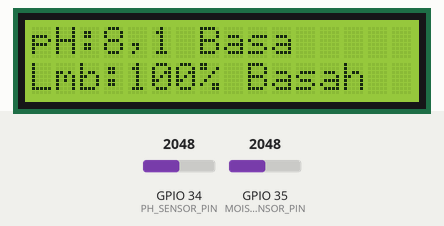
The sketch below on a simulated ESP32. On the bench: 16×2 character LCD. The test bench sets the inputs (shaded band); at power-on: GPIO 34 (PH_SENSOR_PIN) = 2048, GPIO 35 (MOISTURE_SENSOR_PIN) = 2048 (analog values on the 0–4095 scale). WiFi joins after 1.5 s; servers stay silent unless stated; not simulated (calls return 0 or success): secrets.h; what the sketch prints to the serial monitor is not drawn.

Above: at 7.3 s.
7.4 s: GPIO 34 (PH_SENSOR_PIN) set to 2176
At 9.0 s:
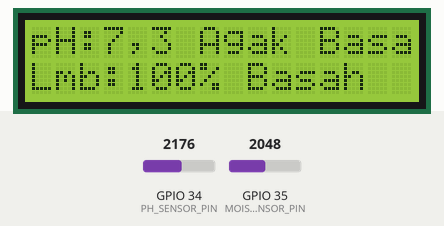
9.7 s: GPIO 35 (MOISTURE_SENSOR_PIN) set to 3469
At 12.4 s:
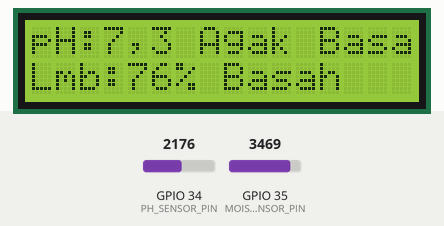
12.7 s: GPIO 35 (MOISTURE_SENSOR_PIN) set to 3551
At 14.7 s:
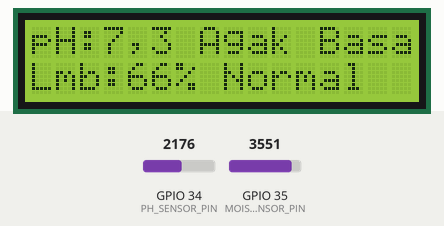
15.7 s: GPIO 34 (PH_SENSOR_PIN) set to 2866
At 18.2 s:
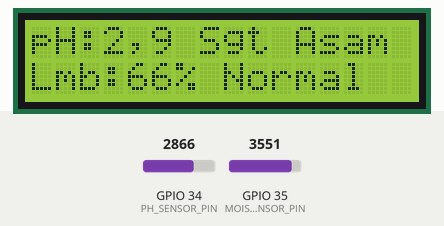
18.7 s: GPIO 35 (MOISTURE_SENSOR_PIN) set to 3812
At 19.4 s:
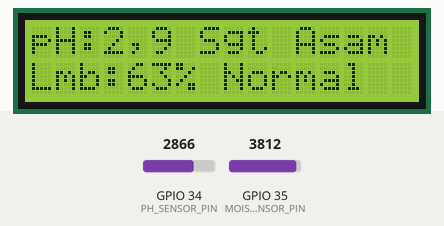
21.7 s: GPIO 35 (MOISTURE_SENSOR_PIN) set to 3885
At 24.0 s:
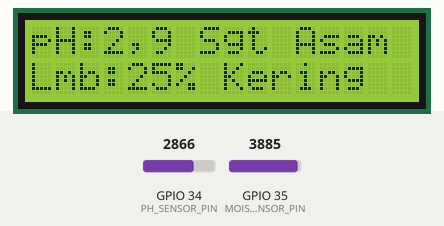
Timing chart, 0 to 25.5 s (numbered marks = the images above; inputs shaded):
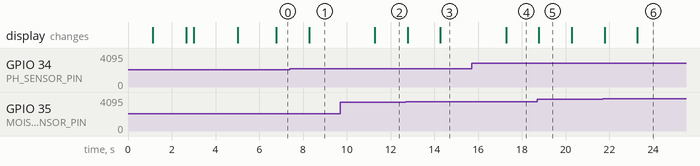

The sketch:

sensor.ino
```cpp
#define BLYNK_PRINT Serial

#include <Arduino.h>
#include <WiFi.h>

#include "config.h"
#include "secrets.h"
#include "sensor_ph.h"
#include "sensor_kelembapan.h"
#include "evaluasi.h"
#include "peringatan.h"
#include "lcd_display.h"
#include "cloud.h"

BlynkTimer timer;

// =====================================
// PEMBACAAN KEDUA SENSOR
// =====================================

void sendSensor() {

    // Membaca sensor pH
    HasilPH hasilPH = bacaSensorPH();

    // Membaca sensor kelembapan
    HasilKelembapan hasilKelembapan = bacaSensorKelembapan();

    // Menentukan status kedua sensor
    String statusTanah = klasifikasiTanah(hasilPH.ph);
    String statusKelembapan = klasifikasiKelembapan(hasilKelembapan.persen);

    // =================================
    // SERIAL MONITOR
    // =================================

    Serial.println();
    Serial.println("========================================");
    Serial.println("MONITORING pH DAN KELEMBAPAN TANAH");
    Serial.println("========================================");

    Serial.println("========== SENSOR pH ==========");
    Serial.print("ADC Average : ");
    Serial.println(hasilPH.adc, 2);

    Serial.print("Voltage     : ");
    Serial.print(hasilPH.volt, 3);
    Serial.println(" V");

    Serial.print("pH Value    : ");
    Serial.println(hasilPH.ph, 2);

    Serial.print("Status pH   : ");
    Serial.println(statusTanah);

    Serial.println();
    Serial.println("====== SENSOR KELEMBAPAN ======");
    Serial.print("ADC Moisture: ");
    Serial.println(hasilKelembapan.adc);

    Serial.print("Kelembapan  : ");
    Serial.print(hasilKelembapan.persen, 2);
    Serial.println(" %");

    Serial.print("Status      : ");
    Serial.println(statusKelembapan);

    Serial.print("ADC Kering  : ");
    Serial.println(NILAI_KERING);

    Serial.print("ADC Basah   : ");
    Serial.println(NILAI_BASAH);

    // =================================
    // LCD DISPLAY
    // =================================

    lcdTampilMonitoring(
        hasilPH.ph,
        hasilPH.volt,
        statusTanah,
        hasilKelembapan.persen,
        statusKelembapan,
        hasilPH.adc,
        hasilKelembapan.adc
    );

    // =================================
    // PERINGATAN (EVENT BLYNK)
    // =================================

    peringatanPH(hasilPH.ph, statusTanah);
    peringatanKelembapan(hasilKelembapan.persen, statusKelembapan);

    // =================================
    // WIFI STATUS
    // =================================

    Serial.print("WiFi Status  : ");

    if (WiFi.status() == WL_CONNECTED) {
        Serial.println("Connected");
    }
    else {
        Serial.println("Disconnected");
    }

    // =================================
    // BLYNK
    // =================================

    Serial.print("Blynk Status : ");

    if (Blynk.connected()) {

        Serial.println("Connected");

        cloudKirim(
            hasilPH.ph,
            hasilKelembapan.persen,
            statusTanah,
            statusKelembapan
        );

        Serial.println("Data berhasil dikirim ke Blynk!");
    }
    else {
        Serial.println("Disconnected");
    }

    Serial.println("========================================");
}

// =====================================
// SETUP
// =====================================

void setup() {

    Serial.begin(115200);
    delay(1000);

    Serial.println();
    Serial.println("========================================");
    Serial.println("SISTEM MONITORING pH DAN KELEMBAPAN");
    Serial.println("========================================");

    // Konfigurasi ADC ESP32
    analogReadResolution(12);

    analogSetPinAttenuation(PH_SENSOR_PIN, ADC_11db);
    analogSetPinAttenuation(MOISTURE_SENSOR_PIN, ADC_11db);

    pinMode(PH_SENSOR_PIN, INPUT);
    pinMode(MOISTURE_SENSOR_PIN, INPUT);

    // Inisialisasi LCD
    lcdMulai();

    // =================================
    // WIFI CONNECTION
    // =================================

    lcdStatus("Connecting WiFi", "Please Wait...");
    Serial.println("Menghubungkan WiFi...");

    WiFi.mode(WIFI_STA);
    WiFi.begin(ssid, pass);

    int timeout = 0;

    while (WiFi.status() != WL_CONNECTED && timeout < 20) {
        delay(500);
        Serial.print(".");
        timeout++;
    }

    Serial.println();

    if (WiFi.status() == WL_CONNECTED) {

        Serial.println("WiFi Connected!");
        Serial.print("IP Address: ");
        Serial.println(WiFi.localIP());

        lcdStatus("WiFi Connected", "Connecting Blynk");

        // =================================
        // BLYNK CONNECTION
        // =================================

        Serial.println("Menghubungkan Blynk...");
        cloudMulai();

        if (Blynk.connect(5000)) {
            Serial.println("Blynk Connected!");
            lcdStatus("WiFi Connected", "Blynk Connected");
        }
        else {
            Serial.println("Blynk Connection Failed!");
            lcdStatus("Blynk Failed", "Local Monitoring");
        }
    }
    else {
        Serial.println("WiFi Connection Failed!");
        lcdStatus("WiFi Failed", "Offline Mode");
    }

    delay(2000);
    lcd.clear();

    // =================================
    // TIMER
    // =================================

    timer.setInterval(INTERVAL_SENSOR, sendSensor);

    Serial.println("========================================");
    Serial.println("SETUP SELESAI");
    Serial.println("Monitoring dimulai...");
    Serial.println("========================================");
}

// =====================================
// LOOP
// =====================================

void loop() {

    Blynk.run();
    timer.run();

    // =================================
    // RECONNECT BLYNK SETIAP 5 DETIK
    // =================================

    static unsigned long lastReconnect = 0;

    if (WiFi.status() == WL_CONNECTED && !Blynk.connected()) {

        if (millis() - lastReconnect >= 5000) {
            lastReconnect = millis();

            Serial.println("Mencoba menghubungkan Blynk...");
            Blynk.connect(1000);
        }
    }

    // =================================
    // RECONNECT WIFI SETIAP 10 DETIK
    // =================================

    static unsigned long lastWiFiReconnect = 0;

    if (WiFi.status() != WL_CONNECTED) {

        if (millis() - lastWiFiReconnect >= 10000) {
            lastWiFiReconnect = millis();

            Serial.println("Mencoba menghubungkan WiFi...");
            WiFi.reconnect();
        }
    }
}
```

adc_util.h
```cpp
#ifndef ADC_UTIL_H
#define ADC_UTIL_H

#include <Arduino.h>
#include "config.h"

// Membaca ADC dengan 10 sampel, Bubble Sort,
// lalu mengambil rata-rata 6 nilai tengah.
float bacaADC(uint8_t pin) {

    int buffer_arr[JUMLAH_SAMPEL];

    for (int i = 0; i < JUMLAH_SAMPEL; i++) {
        buffer_arr[i] = analogRead(pin);
        delay(10);
    }

    // Bubble Sort
    for (int i = 0; i < JUMLAH_SAMPEL - 1; i++) {
        for (int j = i + 1; j < JUMLAH_SAMPEL; j++) {
            if (buffer_arr[i] > buffer_arr[j]) {
                int temp = buffer_arr[i];
                buffer_arr[i] = buffer_arr[j];
                buffer_arr[j] = temp;
            }
        }
    }

    int avgval = 0;

    for (int i = 2; i < 8; i++) {
        avgval += buffer_arr[i];
    }

    return avgval / 6.0;
}

#endif
```

cloud.h
```cpp
#ifndef CLOUD_H
#define CLOUD_H

#include <Arduino.h>
#include <BlynkSimpleEsp32.h>

#include "config.h"
#include "secrets.h"

void cloudMulai() {
    Blynk.config(BLYNK_AUTH_TOKEN);
}

// Mengirim empat data sesuai datastream dashboard Blynk:
// V0 = pH, V1 = kelembapan, V2 = status pH, V3 = status kelembapan.
void cloudKirim(
    float ph,
    float kelembapan,
    String statusPH,
    String statusKelembapan
) {
    Blynk.virtualWrite(VPIN_PH, ph);
    Blynk.virtualWrite(VPIN_MOISTURE, kelembapan);
    Blynk.virtualWrite(VPIN_STATUS, statusPH);
    Blynk.virtualWrite(VPIN_MOISTURE_STATUS, statusKelembapan);
}

#endif
```

evaluasi.h
```cpp
#ifndef EVALUASI_H
#define EVALUASI_H

#include <Arduino.h>

// Klasifikasi pH mengikuti batas pada kode terbaru.
String klasifikasiTanah(float ph) {

    if (ph < 4.5) {
        return "Sangat Asam";
    }
    else if (ph <= 6.0) {
        return "Asam";
    }
    else if (ph <= 7.0) {
        return "Netral";
    }
    else if (ph <= 7.5) {
        return "Agak Basa";
    }
    else {
        return "Basa";
    }
}

// Klasifikasi kelembapan tanah.
String klasifikasiKelembapan(float kelembapan) {

    if (kelembapan < 30) {
        return "Kering";
    }
    else if (kelembapan < 70) {
        return "Normal";
    }
    else {
        return "Basah";
    }
}

#endif
```

peringatan.h
```cpp
#ifndef PERINGATAN_H
#define PERINGATAN_H

#include <Arduino.h>
#include <BlynkSimpleEsp32.h>

#include "config.h"

struct PelacakPeringatan {
    String kode;
    int hitungan;
    unsigned long terakhirKirim;
    bool sudahKirim;
};

PelacakPeringatan pelacakPH = {"", 0, 0, false};
PelacakPeringatan pelacakLembap = {"", 0, 0, false};

// Mengirim event ke Blynk bila kondisi bertahan beberapa pembacaan,
// lalu mengulang sesuai PERINGATAN_ULANG_MS.
void prosesPeringatan(PelacakPeringatan &pelacak, String kode, String pesan) {

    if (kode != pelacak.kode) {
        pelacak.kode = kode;
        pelacak.hitungan = 0;
        pelacak.sudahKirim = false;
    }

    if (kode == "") {
        return;
    }

    if (pelacak.hitungan < PERINGATAN_KONFIRMASI) {
        pelacak.hitungan++;
    }

    if (pelacak.hitungan < PERINGATAN_KONFIRMASI) {
        return;
    }

    unsigned long sekarang = millis();

    bool jatuhTempo =
        !pelacak.sudahKirim ||
        (sekarang - pelacak.terakhirKirim >= PERINGATAN_ULANG_MS);

    if (!jatuhTempo || !Blynk.connected()) {
        return;
    }

    Blynk.logEvent(kode.c_str(), pesan.c_str());

    pelacak.terakhirKirim = sekarang;
    pelacak.sudahKirim = true;

    Serial.print("PERINGATAN dikirim: ");
    Serial.println(kode);
}

// Nilai pH di luar 0-14 dianggap pembacaan tidak valid dan tidak memicu peringatan.
void peringatanPH(float ph, String status) {

    String kode = "";
    String pesan = "";

    if (!isnan(ph) && ph >= 0.0 && ph <= 14.0) {

        if (ph < PH_PERINGATAN_ASAM) {
            kode = "ph_asam";
            pesan = "pH " + String(ph, 2) + " terlalu asam (" + status + ")";
        }
        else if (ph > PH_PERINGATAN_BASA) {
            kode = "ph_basa";
            pesan = "pH " + String(ph, 2) + " terlalu basa (" + status + ")";
        }
    }

    prosesPeringatan(pelacakPH, kode, pesan);
}

void peringatanKelembapan(float persen, String status) {

    String kode = "";
    String pesan = "";

    if (persen < LEMBAP_PERINGATAN_KERING) {
        kode = "tanah_kering";
        pesan = "Kelembapan " + String(persen, 1) + "% kering banget (" + status + ")";
    }
    else if (persen > LEMBAP_PERINGATAN_BASAH) {
        kode = "tanah_basah";
        pesan = "Kelembapan " + String(persen, 1) + "% basah banget (" + status + ")";
    }

    prosesPeringatan(pelacakLembap, kode, pesan);
}

#endif
```

sensor_kelembapan.h
```cpp
#ifndef SENSOR_KELEMBAPAN_H
#define SENSOR_KELEMBAPAN_H

#include <Arduino.h>
#include "config.h"

// Nilai awal kalibrasi. Sesuaikan melalui pengujian sensor.
#define NILAI_KERING 4095
#define NILAI_BASAH  3270

struct HasilKelembapan {
    int adc;
    float persen;
};

// Membaca sensor kelembapan dan mengubah ADC menjadi persen.
// Asumsi sensor yang digunakan: ADC tinggi = kering, ADC rendah = basah.
HasilKelembapan bacaSensorKelembapan() {

    HasilKelembapan hasil;
    long total = 0;

    for (int i = 0; i < JUMLAH_SAMPEL_MOISTURE; i++) {
        total += analogRead(MOISTURE_SENSOR_PIN);
        delay(5);
    }

    hasil.adc = total / JUMLAH_SAMPEL_MOISTURE;

    if (NILAI_KERING == NILAI_BASAH) {
        hasil.persen = 0;
        return hasil;
    }

    hasil.persen =
        ((float)(NILAI_KERING - hasil.adc) /
        (NILAI_KERING - NILAI_BASAH)) * 100.0;

    hasil.persen = constrain(hasil.persen, 0.0, 100.0);

    return hasil;
}

#endif
```

sensor_ph.h
```cpp
#ifndef SENSOR_PH_H
#define SENSOR_PH_H

#include <Arduino.h>
#include "config.h"
#include "adc_util.h"

// Kalibrasi pH mengikuti kode yang saat ini berjalan
#define PH_SLOPE -7.95
#define PH_CALIBRATION 21.24

struct HasilPH {
    float adc;
    float volt;
    float ph;
};

HasilPH bacaSensorPH() {

    HasilPH hasil;

    hasil.adc = bacaADC(PH_SENSOR_PIN);
    hasil.volt = hasil.adc * 3.3 / 4095.0;
    hasil.ph = PH_SLOPE * hasil.volt + PH_CALIBRATION;

    return hasil;
}

#endif
```

config.h
```cpp
#ifndef CONFIG_H
#define CONFIG_H

// ================= PIN HARDWARE ESP32 =================
#define PH_SENSOR_PIN       34
#define MOISTURE_SENSOR_PIN 35

// Pin dan alamat LCD I2C
#define LCD_ADDRESS 0x27
#define LCD_SDA 21
#define LCD_SCL 22

// ================= VIRTUAL PIN BLYNK =================
// Sesuai dashboard Blynk yang sudah digunakan
#define VPIN_PH               V0
#define VPIN_MOISTURE         V1
#define VPIN_STATUS           V2
#define VPIN_MOISTURE_STATUS  V3

// ================= PENGATURAN SENSOR =================
#define JUMLAH_SAMPEL 10
#define JUMLAH_SAMPEL_MOISTURE 20
#define INTERVAL_SENSOR 1500L
#define INTERVAL_LCD 3000UL

// ================= BATAS PERINGATAN BLYNK =================
// pH terlalu asam jika di bawah batas ini, terlalu basa jika di atasnya
#define PH_PERINGATAN_ASAM 4.5
#define PH_PERINGATAN_BASA 8.5

// Kelembapan (%): kering banget jika di bawah, basah banget jika di atas
#define LEMBAP_PERINGATAN_KERING 15
#define LEMBAP_PERINGATAN_BASAH  90

// Kondisi harus muncul berturut-turut sebelum peringatan dikirim
#define PERINGATAN_KONFIRMASI 3

// Peringatan diulang jika kondisi bertahan (30 menit)
#define PERINGATAN_ULANG_MS 1800000UL

#endif
```

lcd_display.h
```cpp
#ifndef LCD_DISPLAY_H
#define LCD_DISPLAY_H

#include <Arduino.h>
#include <Wire.h>
#include <LiquidCrystal_I2C.h>

#include "config.h"

LiquidCrystal_I2C lcd(LCD_ADDRESS, 16, 2);

void printLCDLine(int row, String text) {

    if (text.length() > 16) {
        text = text.substring(0, 16);
    }

    lcd.setCursor(0, row);
    lcd.print(text);

    for (int i = text.length(); i < 16; i++) {
        lcd.print(" ");
    }
}

void lcdMulai() {

    Wire.begin(LCD_SDA, LCD_SCL);
    lcd.init();
    lcd.backlight();
    lcd.clear();

    printLCDLine(0, "MONITORING TANAH");
    printLCDLine(1, "ESP32 STARTING");
}

void lcdStatus(String baris1, String baris2) {

    lcd.clear();
    printLCDLine(0, baris1);
    printLCDLine(1, baris2);
}

// Menyingkat status supaya muat di LCD 16 karakter.
String singkatStatus(String s) {
    if (s == "Sangat Asam") return "Sgt Asam";
    return s;
}

// Baris 1: pH + status, baris 2: kelembapan + status.
// Contoh:
//   pH:4,6 Asam
//   Lmb:45% Normal
void lcdTampilMonitoring(
    float ph,
    float volt,
    String statusPH,
    float kelembapan,
    String statusKelembapan,
    float adcPH,
    int adcMoisture
) {
    String phText = String(ph, 1);
    phText.replace(".", ",");              // 4.6 -> 4,6

    String lembapText = String(kelembapan, 0);

    printLCDLine(0, "pH:" + phText + " " + singkatStatus(statusPH));
    printLCDLine(1, "Lmb:" + lembapText + "% " + statusKelembapan);
}

#endif
```

Measured:
- the behaviour switches between 2144 and 2145 on GPIO 34 (PH_SENSOR_PIN) (found by bisection; images 0 and 1)
- the behaviour switches between 3517 and 3518 on GPIO 35 (MOISTURE_SENSOR_PIN) (found by bisection; images 2 and 3)
- the behaviour switches between 3847 and 3848 on GPIO 35 (MOISTURE_SENSOR_PIN) (found by bisection; images 5 and 6)
- after the input at 7.4 s, the display: changes after 0.88 s (image 1)
- after the input at 9.7 s, the display: changes after 1.6 s (image 2)
- after the input at 12.7 s, the display: first changes after 0.08 s (image 3 shows a later state)
- after the input at 15.7 s, the display: changes after 1.6 s (image 4)
- after the input at 18.7 s, the display: changes after 0.08 s (image 5)
- after the input at 21.7 s, the display: first changes after 0.08 s (image 6 shows a later state)
